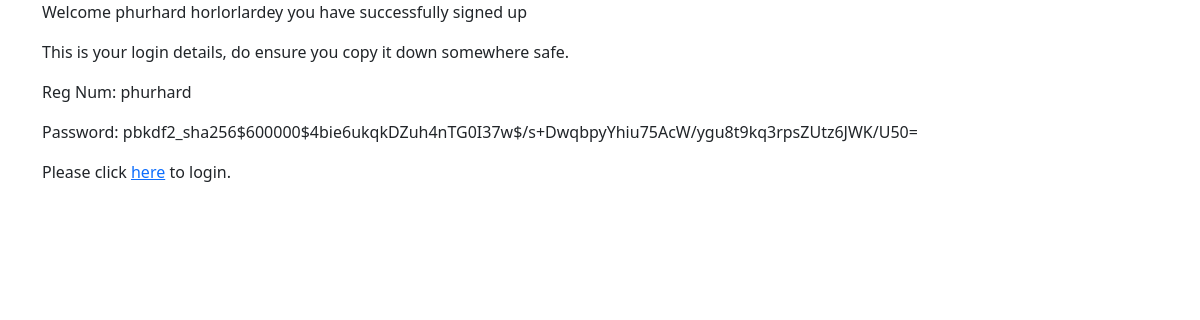
Page /auth/ (signed in) on the earlier database version.
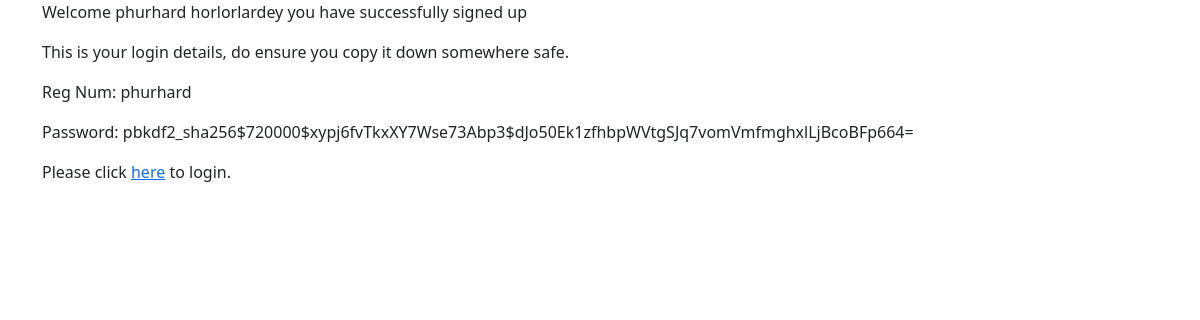
Same page on the later database version.
### main/models.py (models this page shows, shortened)
class CustomUser(AbstractUser):
    other_name = models.CharField(max_length=255, default='', null=True)
    reg_num = models.CharField(max_length=255, unique=True)
    username = None
    phone_number = models.CharField(max_length=20)
    created_on = models.DateTimeField(auto_now_add=True)
    updated_on = models.DateTimeField(auto_now=True)
    def get_full_name(self):
        return f"{self.first_name} {self.last_name}"
    class Meta:
        ordering = ['first_name']
    objects = CustomUserManager()
    USERNAME_FIELD = 'reg_num'
    REQUIRED_FIELDS = []

### Authentication/views.py (the view)
# urls.py: path('auth/', views.index, name='auth'),
def index(request):
    return render(request, 'Authentication/index.html')

### Authentication/templates/Authentication/index.html (shortened to what this page needs)
{% extends 'Authentication/base.html' %}
{% block content %}
<p>Welcome {{ user.get_full_name }} you have successfully signed up</p>
<p>This is your login details, do ensure you copy it down somewhere safe.</p>
<p>Reg Num: {{ user.reg_num }}</p>
<p>Password: {{ user.password }}</p>
<p>Please click <a href="/login/">here</a> to login.</p>
{% endblock %}

### Authentication/templates/Authentication/base.html (shortened to what this page needs)
{% load crispy_forms_tags %}
<!DOCTYPE html>
<html lang="en">
<head>
    <link href="https://cdn.jsdelivr.net/npm/bootstrap@5.1.3/dist/css/bootstrap.min.css" rel="stylesheet">
</head>
<body>
    <div class="container">
        {% block content %}
        {% endblock %}
    </div>
</body>
</html>

Differences in the rows shown:
changed CustomUser "phurhard horlorlardey": password "pbkdf2_sha256$600000$4bie6ukqkDZuh4nTG0I37w$/s+DwqbpyYhiu75AcW/ygu8t9kq3rpsZUtz6JWK/U50=" → "pbkdf2_sha256$720000$xypj6fvTkxXY7Wse73Abp3$dJo50Ek1zfhbpWVtgSJq7vomVmfmghxlLjBcoBFp664="
